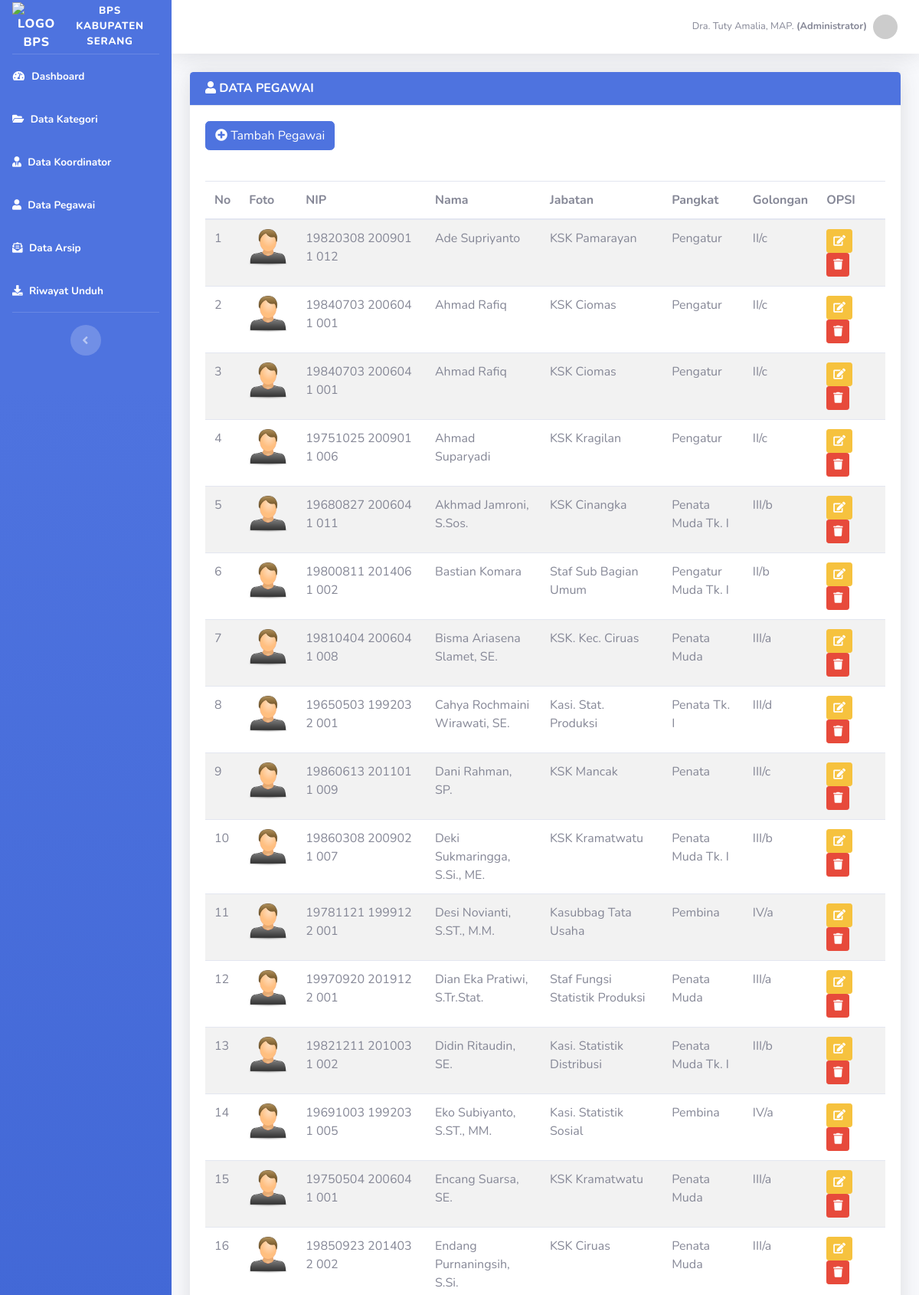
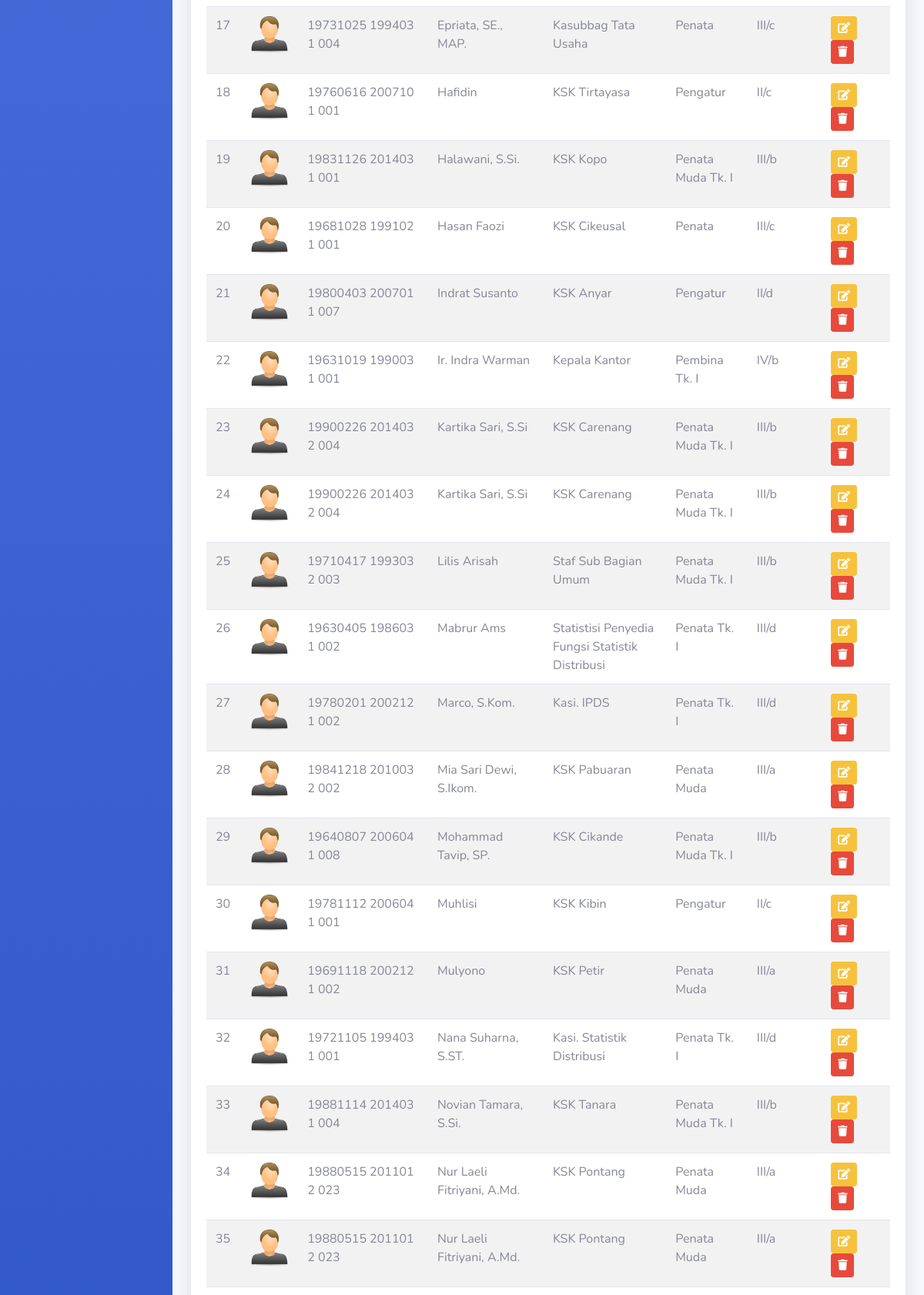
Page /admin/user.php (signed in, upper part) on the committed database (2 pictures, top to bottom).
### tables this page shows
CREATE TABLE `user` (
  `id_user` int(11) NOT NULL,
  `nip` varchar(50) NOT NULL,
  `nama_user` varchar(50) NOT NULL,
  `jabatan` varchar(50) NOT NULL,
  `pangkat` varchar(50) NOT NULL,
  `golongan` varchar(50) NOT NULL,
  `password` varchar(50) NOT NULL,
  `foto` varchar(255) NOT NULL
);

### admin/user.php (the view, shortened to what this page needs)
<?php include 'header.php'; ?>
<div class="container-fluid">
    <div class="row">
        <div class="col-md-12">
            <div class="card border-0 shadow mb-5">
                <div class="card-header bg-primary text-white">
                    <h6 class="m-0 font-weight-bold"><i class="fas fa-user"></i> DATA PEGAWAI</h6>
                </div>
                <div class="card-body">
                    <a href="user_tambah.php" class="btn btn-primary"><i class="fa fa-plus-circle"></i> Tambah Pegawai</a> <br> <br>
                    <table id="example" class="table table-striped display rsponesive wrap mt-3" cellspacing="0" style="width: 100%;">
                        <thead>
                            <tr>
                                <th width="1%">No</th>
                                <th>Foto</th>
                                <th>NIP</th>
                                <th>Nama</th>
                                <th>Jabatan</th>
                                <th>Pangkat</th>
                                <th>Golongan</th>
                                <th width="10%">OPSI</th>
                            </tr>
                        </thead>
                        <tbody>
                            <?php
                            $no = 1;
                            $user = mysqli_query($koneksi, "SELECT * FROM user ORDER BY nama_user ASC");
                            while ($u = mysqli_fetch_assoc($user)) {
                            ?>
                                <tr>
                                    <td><?php echo $no++; ?></td>
                                    <td>
                                        <?php
                                        if ($u['foto'] == "") {
                                        ?>
                                            <img class="img-user" src="../assets/img/user.png" style="width: 50px;">
                                        <?php
                                        } else {
                                        ?>
                                            <img class="img-user" style="width: 50px;" src="../assets/img/user/<?php echo $u['foto']; ?>">
                                        <?php
                                        }
                                        ?>
                                    </td>
                                    <td><?php echo $u['nip'] ?></td>
                                    <td><?php echo $u['nama_user'] ?></td>
                                    <td><?php echo $u['jabatan'] ?></td>
                                    <td><?php echo $u['pangkat'] ?></td>
                                    <td><?php echo $u['golongan'] ?></td>
                                    <td>
                                        <a href="user_edit.php?id=<?php echo $u['id_user']; ?>" class="btn btn-warning btn-sm"><i class="fas fa-edit"></i></a>
                                        <a href="user_hapus.php?id=<?php echo $u['id_user']; ?>" onclick='return confirm("Yakin Hapus <?php echo $u['nama_user'] ?> ?")'' class="btn btn-danger btn-sm"><i class="fas fa-trash"></i></a>
                                    </td>
                                </tr>
                            <?php
                            }
                            ?>
                        </tbody>
                    </table>
                </div>
            </div>
        </div>
    </div>
</div>
</div>
<?php include 'footer.php'; ?>

### rows in the picture
user: nip "19820308 200901 1 012", nama_user "Ade Supriyanto", jabatan "KSK Pamarayan", pangkat "Pengatur", golongan "II/c"
user: nip "19840703 200604 1 001", nama_user "Ahmad Rafiq", jabatan "KSK Ciomas", pangkat "Pengatur", golongan "II/c"
user: nip "19840703 200604 1 001", nama_user "Ahmad Rafiq", jabatan "KSK Ciomas", pangkat "Pengatur", golongan "II/c"
user: nip "19751025 200901 1 006", nama_user "Ahmad Suparyadi", jabatan "KSK Kragilan", pangkat "Pengatur", golongan "II/c"
user: nip "19680827 200604 1 011", nama_user "Akhmad Jamroni, S.Sos.", jabatan "KSK Cinangka", pangkat "Penata Muda Tk. I", golongan "III/b"
user: nip "19800811 201406 1 002", nama_user "Bastian Komara", jabatan "Staf Sub Bagian Umum", pangkat "Pengatur Muda Tk. I", golongan "II/b"
user: nip "19810404 200604 1 008", nama_user "Bisma Ariasena Slamet, SE.", jabatan "KSK. Kec. Ciruas", pangkat "Penata Muda", golongan "III/a"
user: nip "19650503 199203 2 001", nama_user "Cahya Rochmaini Wirawati, SE.", jabatan "Kasi. Stat. Produksi", pangkat "Penata Tk. I", golongan "III/d"
user: nip "19860613 201101 1 009", nama_user "Dani Rahman, SP.", jabatan "KSK Mancak", pangkat "Penata", golongan "III/c"
user: nip "19860308 200902 1 007", nama_user "Deki Sukmaringga, S.Si., ME.", jabatan "KSK Kramatwatu", pangkat "Penata Muda Tk. I", golongan "III/b"
user: nip "19781121 199912 2 001", nama_user "Desi Novianti, S.ST., M.M.", jabatan "Kasubbag Tata Usaha", pangkat "Pembina", golongan "IV/a"
user: nip "19970920 201912 2 001", nama_user "Dian Eka Pratiwi, S.Tr.Stat.", jabatan "Staf Fungsi Statistik Produksi", pangkat "Penata Muda", golongan "III/a"
user: nip "19821211 201003 1 002", nama_user "Didin Ritaudin, SE.", jabatan "Kasi. Statistik Distribusi", pangkat "Penata Muda Tk. I", golongan "III/b"
user: nip "19691003 199203 1 005", nama_user "Eko Subiyanto, S.ST., MM.", jabatan "Kasi. Statistik Sosial", pangkat "Pembina", golongan "IV/a"
user: nip "19750504 200604 1 001", nama_user "Encang Suarsa, SE.", jabatan "KSK Kramatwatu", pangkat "Penata Muda", golongan "III/a"
user: nip "19850923 201403 2 002", nama_user "Endang Purnaningsih, S.Si.", jabatan "KSK Ciruas", pangkat "Penata Muda", golongan "III/a"
user: nip "19731025 199403 1 004", nama_user "Epriata, SE., MAP.", jabatan "Kasubbag Tata Usaha", pangkat "Penata", golongan "III/c"
user: nip "19760616 200710 1 001", nama_user "Hafidin", jabatan "KSK Tirtayasa", pangkat "Pengatur", golongan "II/c"
user: nip "19831126 201403 1 001", nama_user "Halawani, S.Si.", jabatan "KSK Kopo", pangkat "Penata Muda Tk. I", golongan "III/b"
user: nip "19681028 199102 1 001", nama_user "Hasan Faozi", jabatan "KSK Cikeusal", pangkat "Penata", golongan "III/c"
user: nip "19800403 200701 1 007", nama_user "Indrat Susanto", jabatan "KSK Anyar", pangkat "Pengatur", golongan "II/d"
user: nip "19631019 199003 1 001", nama_user "Ir. Indra Warman", jabatan "Kepala Kantor", pangkat "Pembina Tk. I", golongan "IV/b"
user: nip "19900226 201403 2 004", nama_user "Kartika Sari, S.Si", jabatan "KSK Carenang", pangkat "Penata Muda Tk. I", golongan "III/b"
user: nip "19900226 201403 2 004", nama_user "Kartika Sari, S.Si", jabatan "KSK Carenang", pangkat "Penata Muda Tk. I", golongan "III/b"
user: nip "19710417 199303 2 003", nama_user "Lilis Arisah", jabatan "Staf Sub Bagian Umum", pangkat "Penata Muda Tk. I", golongan "III/b"
user: nip "19630405 198603 1 002", nama_user "Mabrur Ams", jabatan "Statistisi Penyedia Fungsi Statistik Distribusi", pangkat "Penata Tk. I", golongan "III/d"
user: nip "19780201 200212 1 002", nama_user "Marco, S.Kom.", jabatan "Kasi. IPDS", pangkat "Penata Tk. I", golongan "III/d"
user: nip "19841218 201003 2 002", nama_user "Mia Sari Dewi, S.Ikom.", jabatan "KSK Pabuaran", pangkat "Penata Muda", golongan "III/a"
user: nip "19640807 200604 1 008", nama_user "Mohammad Tavip, SP.", jabatan "KSK Cikande", pangkat "Penata Muda Tk. I", golongan "III/b"
user: nip "19781112 200604 1 001", nama_user "Muhlisi", jabatan "KSK Kibin", pangkat "Pengatur", golongan "II/c"
user: nip "19691118 200212 1 002", nama_user "Mulyono", jabatan "KSK Petir", pangkat "Penata Muda", golongan "III/a"
user: nip "19721105 199403 1 001", nama_user "Nana Suharna, S.ST.", jabatan "Kasi. Statistik Distribusi", pangkat "Penata Tk. I", golongan "III/d"
user: nip "19881114 201403 1 004", nama_user "Novian Tamara, S.Si.", jabatan "KSK Tanara", pangkat "Penata Muda Tk. I", golongan "III/b"
user: nip "19880515 201101 2 023", nama_user "Nur Laeli Fitriyani, A.Md.", jabatan "KSK Pontang", pangkat "Penata Muda", golongan "III/a"
user: nip "19880515 201101 2 023", nama_user "Nur Laeli Fitriyani, A.Md.", jabatan "KSK Pontang", pangkat "Penata Muda", golongan "III/a"

### other values in the picture
$_SESSION['nama'] "Dra. Tuty Amalia, MAP."
